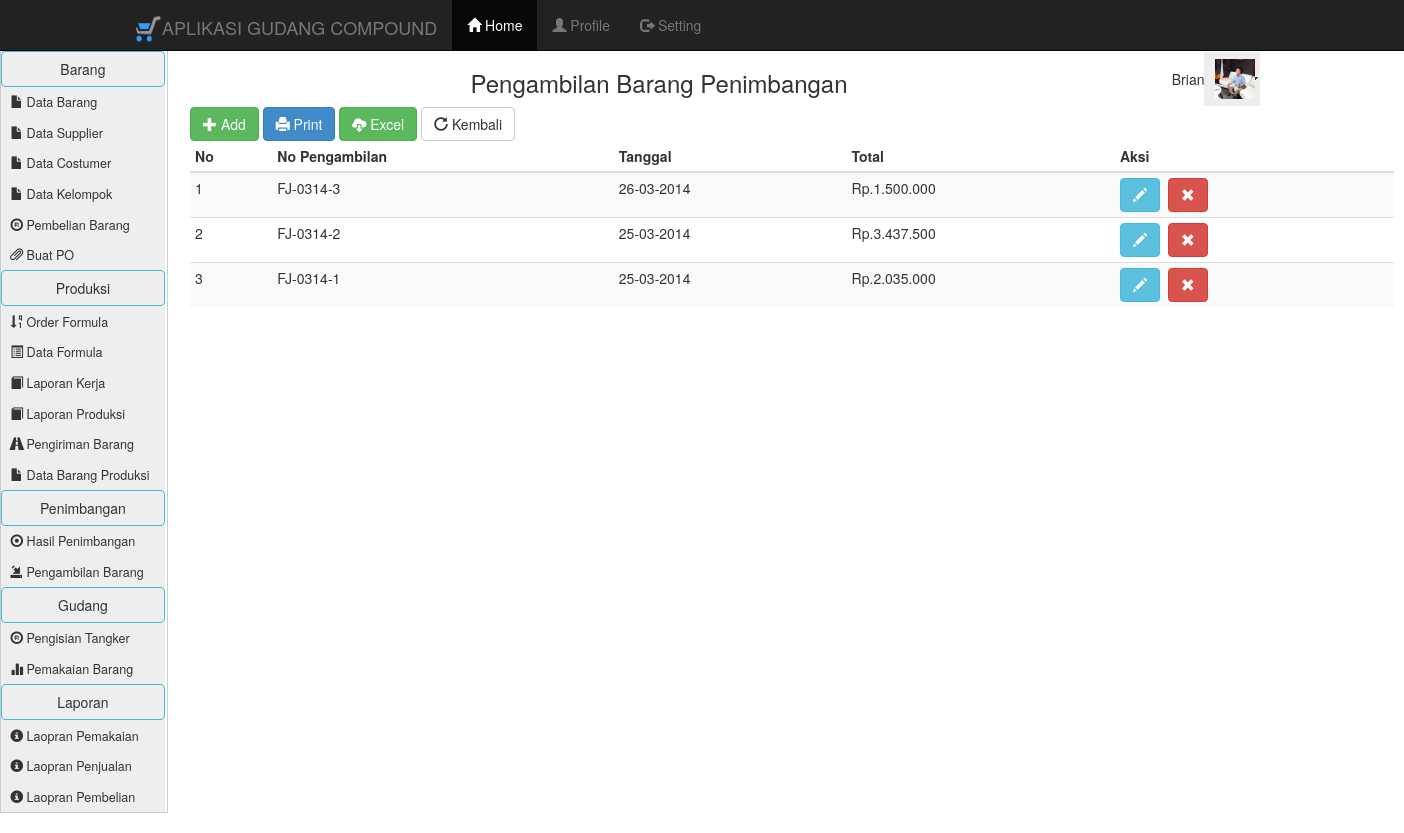
Page /penjualan_data.php on the committed database.
### tables this page shows
CREATE TABLE IF NOT EXISTS `tbltransaksi_jual` (
  `id` int(11) NOT NULL AUTO_INCREMENT,
  `no_faktur` varchar(15) NOT NULL,
  `tanggal` date NOT NULL,
  `total` int(11) NOT NULL,
  PRIMARY KEY (`id`)
);

### penjualan_data.php (the view, shortened to what this page needs)
<?php include "menubar.php" ;?>
<link href="SpryAssets/SpryMenuBarVertical.css" rel="stylesheet" type="text/css" />
<link href="SpryAssets/SpryMenuBarHorizontal.css" rel="stylesheet" type="text/css" />
<table width="1394" border="0" align="left">
  <tr>
    <td rowspan="2" valign="top" width="192"><ul id="MenuBar1" class="MenuBarVertical">
      <li><font color="#0000FF"><a href="" class="btn btn-info">
                                           </i> Barang</a></font></li>
	<li><a href="home.php?go=Barang"><i class='glyphicon glyphicon-file'></i> Data Barang</a></li>
    <li><a href="home.php?go=Pemasok"><i class='glyphicon glyphicon-file'></i> Data Supplier</a></li>
    <li><a href="home.php?go=Pelanggan"><i class='glyphicon glyphicon-file'></i> Data Costumer</a></li>
    <li><a href="home.php?go=Kelompok"><i class='glyphicon glyphicon-file'></i> Data Kelompok</a></li>
    <li><a href="home.php?go=Pembelian"><i class='glyphicon glyphicon-registration-mark'></i> Pembelian Barang</a></li>
    <li><a href="home.php?go=po_data"><i class='glyphicon glyphicon-paperclip'></i> Buat PO</a></li>
    <li><a href="" class="btn btn-info">
                                           </i> Produksi</a></li>
       <li><a href="home.php?go=order"><i class='glyphicon glyphicon-sort-by-order-alt'></i> Order Formula</a></li>
        <li><a href="home.php?go=formula"><i class='glyphicon glyphicon-list-alt'></i> Data Formula</a></li>
         <li><a href="home.php?go=laporan_produksi"><i class='glyphicon glyphicon-book'></i> Laporan Kerja</a></li>
          <li><a href="home.php?go=laporan_hasil_produksi"><i class='glyphicon glyphicon-book'></i> Laporan Produksi</a></li>
           <li><a href="home.php?go=penjualan_barang"><i class='glyphicon glyphicon-road'></i> Pengiriman Barang</a></li>
            <li><a href="home.php?go=barang_produksi"><i class='glyphicon glyphicon-file'></i> Data Barang Produksi</a></li>
             <li><a href="" class="btn btn-info">
                                           </i> Penimbangan</a></li>
              <li><a href="home.php?go=penimbangan"><i class='glyphicon glyphicon-record'></i> Hasil Penimbangan</a></li>
               <li><a href="home.php?go=Penjualan"><i class='glyphicon glyphicon-import'></i> Pengambilan Barang</a></li>
                <li><a href="" class="btn btn-info">
                                           </i> Gudang</a></li>
                 <li><a href="home.php?go=pengisian"> <i class='glyphicon glyphicon-registration-mark'></i> Pengisian Tangker</a></li>
                  <li><a href="home.php?go=pemakaian"><i class='glyphicon glyphicon-stats'></i> Pemakaian Barang</a></li>
                   <li><a href="" class="btn btn-info">
                                           </i> Laporan</a></li>
                    <li><a href="home.php?go=laporan_pemakaian_form"><i class='glyphicon glyphicon-info-sign'></i> Laopran Pemakaian</a></li>
                    <li><a href="home.php?go=Laporan_Penjualan_Form"><i class='glyphicon glyphicon-info-sign'></i> Laopran Penjualan</a></li>
                    <li><a href="home.php?go=Laporan_Pembelian_Form"><i class='glyphicon glyphicon-info-sign'></i> Laopran Pembelian</a></li>
    </ul></td>
    <td width=1000 height="40"><h3 valign="top" align="center">Pengambilan Barang Penimbangan</h3>
<div class='col-md-8 col-md-offset-2'>
    <td width=80 align="right">Brian
    <td width=200 align="left"> <ul id="MenuBar2" class="MenuBarHorizontal">
      <li><a class="MenuBarItemSubmenu" href="#"> <img src="Gambar/10509505_876698219025252_7956996687464690214_n.jpg" height="40" width="40" /> </a>
    </td>
  </tr>
  <tr>
    <td colspan="3" align="left" valign="top">
                        <table class="table table-hover table-condensed table-striped">
                       <right> <a href="home.php?go=Penjualan_Form" class="btn btn-success">
                                           <i class='glyphicon glyphicon-plus'></i> Add</a>
										  <a href="cetak/cetak_pengambilan_barang.php" class="btn btn-primary"><i class='glyphicon glyphicon-print'></i> Print</a>
                            <a href="export/pengambilan_barang_xls.php" class="btn btn-success"><i class='glyphicon glyphicon-cloud-download'></i> Excel</a>
                            <a href="home.php" class="btn btn-default"><i class='glyphicon glyphicon-repeat'></i> Kembali</a></right>
                                <thead>
                                    <tr>
                                        <th>No</th><th>No Pengambilan</th><th>Tanggal</th>
                                        <th>Total</th><th>Aksi</th>
                                    </tr>
                                </thead>
                                <tbody>
 <?php
$no=1;
$sql = "select * from tbltransaksi_jual order by id desc";
$proses = mysql_query($sql);
while ($record = mysql_fetch_array($proses))
{
$tgl = substr($record['tanggal'],8,2)."-".substr($record['tanggal'],5,2)."-". substr($record['tanggal'],0,4);
?>
                                    <tr>
                                        <td><?php echo $no ?></td><td>
                                         <?php echo $record['no_faktur'] ?>
                                        </td>
                                        <td> <?php echo $tgl ?></td>
                                        <td>Rp.<?php echo number_format($record['total'], 0, ',','.') ?></td>
          								<td><a href='?go=Penjualan_Form_Rinci&amp;id=<?php echo $record['no_faktur']; ?>'
             class="btn btn-info"><i class='glyphicon glyphicon-pencil'></i></a>&nbsp
                                            <a href='?go=Penjualan_Hapus&amp;id=<?php echo $record['no_faktur']; ?>
                                            'onclick="return confirm('Yakin data akan dihapus?') ";
                 class="btn btn-danger"><i class='glyphicon glyphicon-remove' ></i></a>
                                        </td>
   <?php $no++;}
   ?>
 </tr>
</tbody>
                            </table>
</td>
  </tr>
  <tr>
    <td>&nbsp;</td>
    <td colspan="3">&nbsp;</td>
  </tr>
</table>

### SpryAssets/SpryMenuBarVertical.css (style rules this page uses)
ul.MenuBarVertical { margin: 0; padding: 0; list-style-type: none; font-size: 100%; cursor: default; width: 12em; }
ul.MenuBarVertical li { margin: 0; padding: 0; list-style-type: none; font-size: 90%; position: relative; text-align: left; cursor: pointer; width: 13em; }
ul.MenuBarVertical { border: 1px solid #CCC; }
ul.MenuBarVertical a { display: block; cursor: pointer; background-color: #EEE; padding: 0.5em 0.75em; color: #333; text-decoration: none; }

### SpryAssets/SpryMenuBarHorizontal.css (style rules this page uses)
ul.MenuBarHorizontal { margin: 0; padding: 0; list-style-type: none; font-size: 100%; cursor: default; width: auto; }
ul.MenuBarHorizontal li { margin: 0; padding: 0; list-style-type: none; font-size: 100%; position:relative; text-align: left; cursor: pointer; width: 4em; float: left; }
ul.MenuBarHorizontal a { display: block; cursor: pointer; background-color: #EEE; padding: 0.5em 0.75em; color: #333; text-decoration: none; }
ul.MenuBarHorizontal a.MenuBarItemSubmenu { background-image: url(SpryMenuBarDown.gif); background-repeat: no-repeat; background-position: 95% 50%; }

### menubar.php (style rules this page uses)
body { padding-top: 50px; }

### rows in the picture
tbltransaksi_jual: no_faktur "FJ-0314-3", tanggal "26-03-2014", total "1.500.000"
tbltransaksi_jual: no_faktur "FJ-0314-2", tanggal "25-03-2014", total "3.437.500"
tbltransaksi_jual: no_faktur "FJ-0314-1", tanggal "25-03-2014", total "2.035.000"
